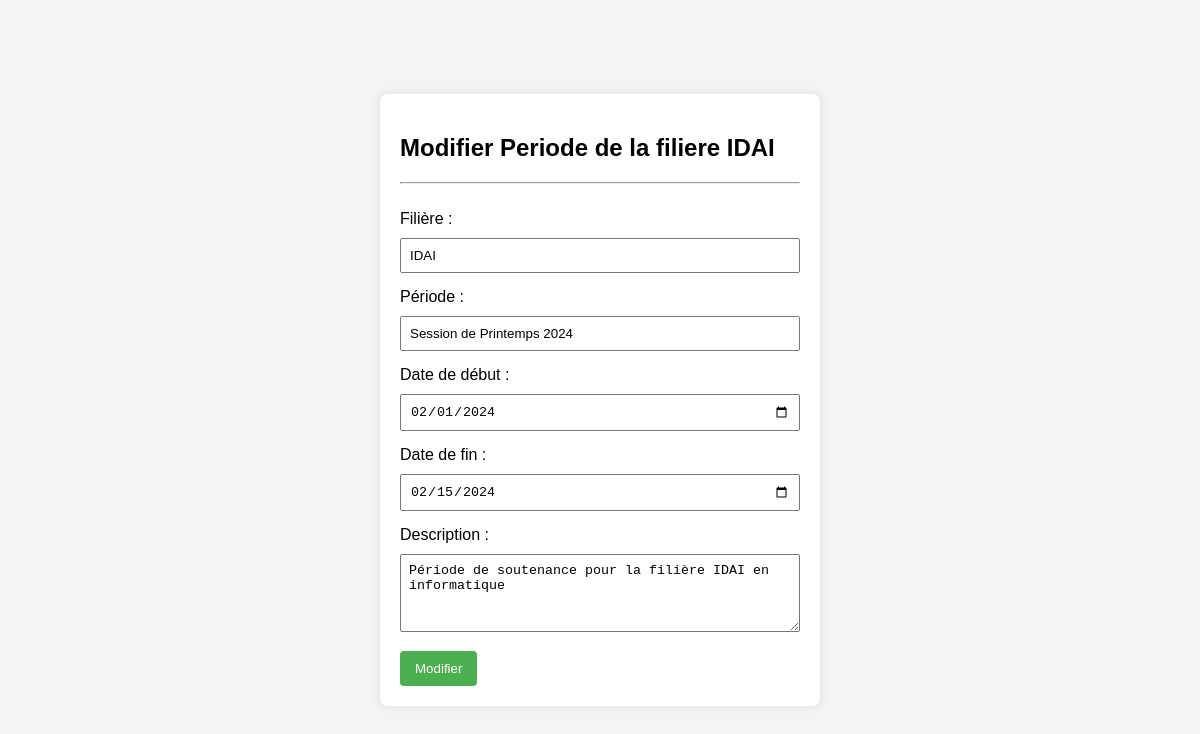
/ModifierPeriode.php?id=IDAI, run on the app's committed database.
### tables this page shows
CREATE TABLE `periodes_soutenance` (
  `nom_filiere` char(70) NOT NULL,
  `periode` varchar(255) DEFAULT NULL,
  `date_debut` date DEFAULT NULL,
  `date_fin` date DEFAULT NULL,
  `description` text DEFAULT NULL
);

### ModifierPeriode.php (the view, shortened to what this page needs)
<?php
include("conn.php");
if (isset($_GET['id'])) {
    $id_filiere = $_GET['id'];
    $sql = "SELECT * FROM periodes_soutenance WHERE nom_filiere ='$id_filiere'";
    $query = mysqli_query($conn, $sql);
    if ($query) {
        $row = mysqli_fetch_assoc($query);
        $nomFiliere = $row['nom_filiere'];
        $periode = $row['periode'];
        $dateDebut = $row['date_debut'];
        $dateFin = $row['date_fin'];
        $description = $row['description'];
    }
}
?>
<!DOCTYPE html>
<html lang="en">
<head>
    <link rel="stylesheet" href="style.css">
</head>
<body>
<div class="announce-form">
    <h2>Modifier Periode de la filiere <?php echo $id_filiere ?></h2>
    <hr>
    <br>
    <form action="" method="post">
        <label for="filiere">Filière :</label>
        <input type="text" name="filiere" value="<?php echo $nomFiliere ?>" required>
        <label for="periode">Période :</label>
        <input type="text" name="periode" value="<?php echo $periode ?>" required>
        <label for="date_debut">Date de début :</label>
        <input type="date" name="date_debut" value="<?php echo $dateDebut ?>" required>
        <label for="date_fin">Date de fin :</label>
        <input type="date" name="date_fin" value="<?php echo $dateFin ?>" required>
        <label for="description">Description :</label>
        <textarea name="description" rows="4" required><?php echo $description ?></textarea>
        <button type="submit">Modifier</button>
    </form>
</div>
</body>
</html>

### ModifierPeriode.php (style rules this page uses)
body { font-family: Arial, sans-serif; background-color: #f4f4f4; margin: 0; padding: 0; display: flex; justify-content: center; align-items: center; height: 100vh; }
.announce-form { background-color: #fff; padding: 20px; border-radius: 8px; box-shadow: 0 0 10px rgba(0, 0, 0, 0.1); max-width: 400px; width: 100%; }
label { display: block; margin-bottom: 10px; }
input, textarea { width: 100%; padding: 8px; margin-bottom: 15px; box-sizing: border-box; }
button { background-color: #4CAF50; color: #fff; border: none; padding: 10px 15px; cursor: pointer; border-radius: 4px; }

### data on the page
periodes_soutenance: filiere "IDAI", periode "Session de Printemps 2024", date_debut "02/01/2024", date_fin "02/15/2024", description "Période de soutenance pour la filière IDAI en informatique"

### other printed values
$id_filiere "IDAI"
